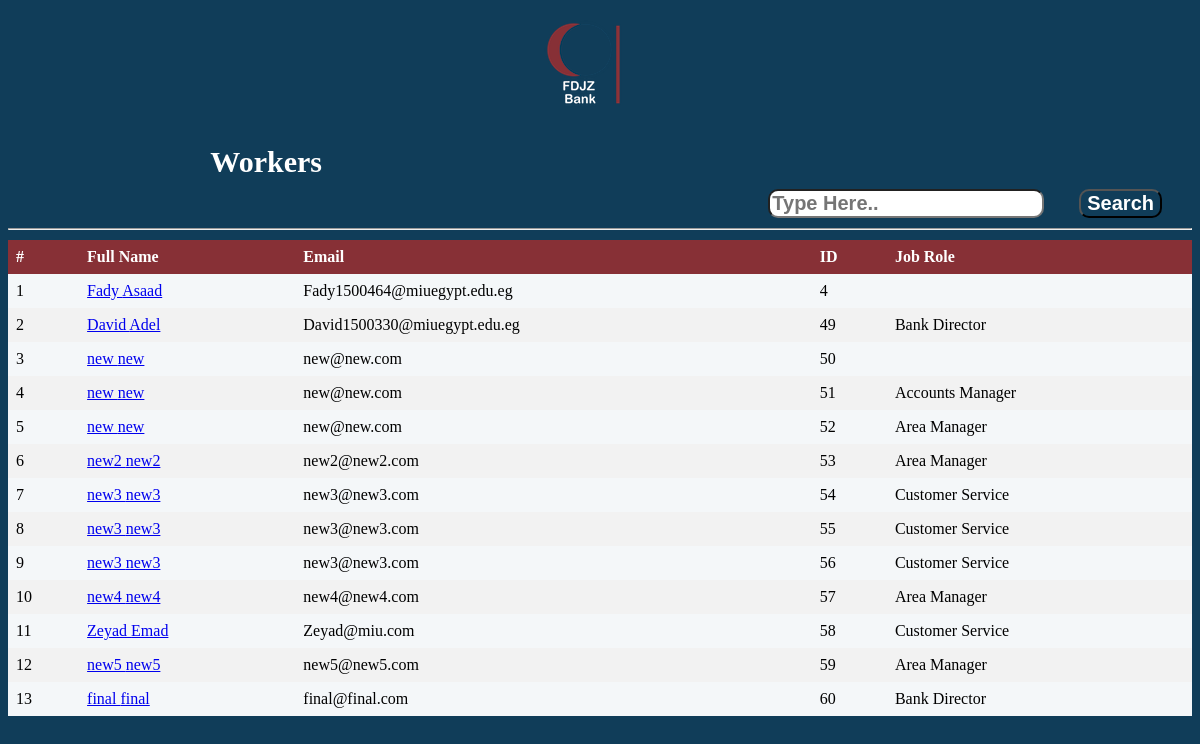
The app's page /Worker/php/ShowWorkers.php, older data.
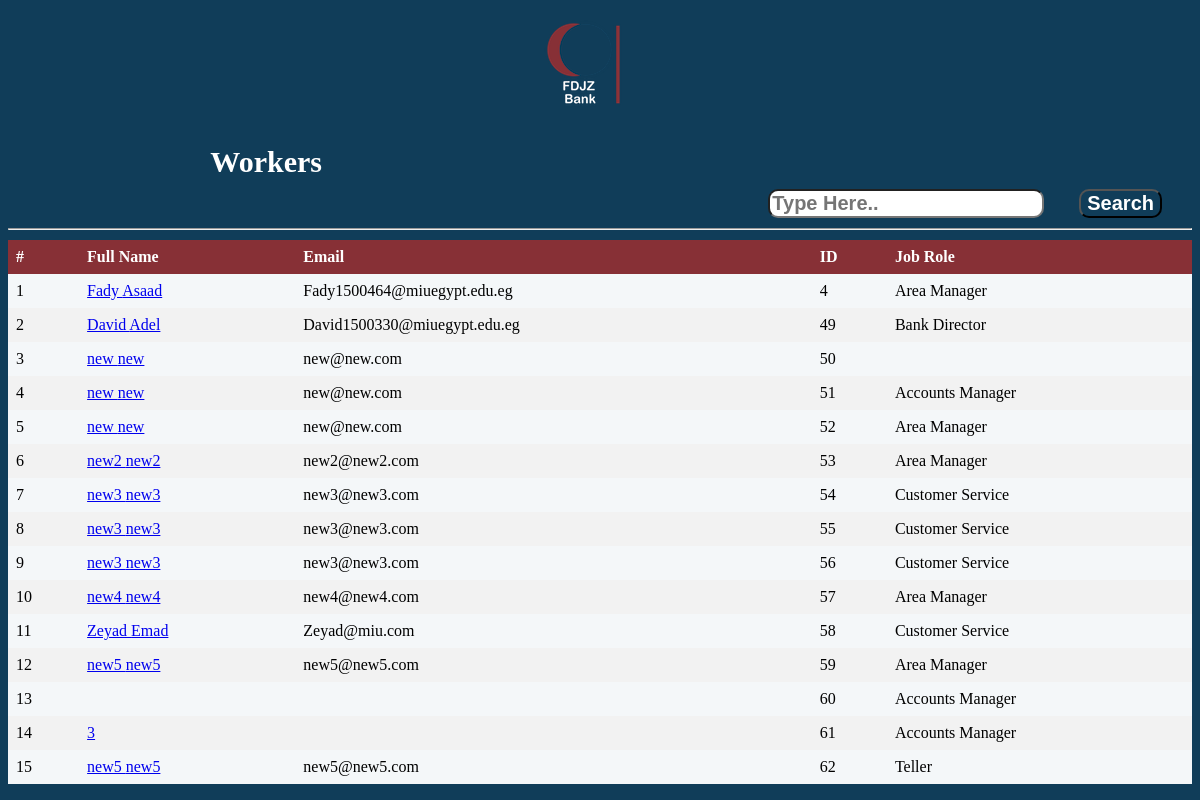
The same page, newer data.
### tables this page shows
CREATE TABLE IF NOT EXISTS `worker_admin_account` (
  `id` int(11) NOT NULL AUTO_INCREMENT,
  `FName` varchar(50) DEFAULT NULL,
  `LName` varchar(50) DEFAULT NULL,
  `Email` varchar(50) DEFAULT NULL,
  `Address` varchar(50) DEFAULT NULL,
  `City` varchar(50) DEFAULT NULL,
  `PhoneNumber` varchar(11) DEFAULT NULL,
  `JobRole` varchar(50) DEFAULT NULL,
  `Salary` float DEFAULT NULL,
  `PositionID` int(11) NOT NULL,
  `DateAdded` datetime NOT NULL,
  PRIMARY KEY (`id`),
  KEY `FK11` (`PositionID`)
);

### Worker/ClassesGedida/dbconnect.php (called while the page is built, shortened)
<?php
  class dbconnect
  {
      private $servername;
      private $username;
      private $password;
      private $db;
      private $con;
      function __construct()
      {
          $this->servername = "localhost";
          $this->username = "root";
          $this->password = "";
          $this->db = "FDJZ";
          $this->con = $this->Connect();
      }
      function connect()
      {
          $this->con = mysqli_connect($this->servername, $this->username, $this->password, $this->db);
          if ($this -> con ->connect_error)
          {
              die("Failed to connect: " .$this->con->connect_error);
          }
          else
          {
              return $this->con;
          }
      }
      function executesql($sql)
      {
        $result = mysqli_query($this->con, $sql);
        if($result == TRUE)
              {
          return $result;
        }
        else
              {
          echo "Error executing SQL statement: " .$this->con->error;
        }
      }
  }
?>

### Worker/ClassesGedida/Admin.php (the view, shortened to what this page needs)
<?php
  include_once("Loans.php");
  include_once("dbconnect.php");
  class Admin extends WorkerAdminCommon{
    public $db;
    function __construct(){
      $this->db=new dbconnect;
      $this->db->connect();
    }
     function showAllWorkers(){
       $this->db->connect();
       $sql = "SELECT `FName`, `LName`, `Email`, `id`, `JobRole`
               FROM worker_admin_account
               WHERE PositionID = 2
               ";
       $result = $this->db->executesql($sql);
       $counter = 1;
       foreach($result as $row){
           echo'<tr>';
           echo'<td>'.$counter++.'</td>';
           echo'<td><a href="WorkerReport.php?id='.$row['id'].'">'.$row['FName']." ".$row['LName'].'</a></td>';
           echo'<td>'.$row['Email'].'</td>';
           echo'<td>'.$row['id'].'</td>';
           echo'<td>'.$row['JobRole'].'</td>';
           echo'</tr>';
       }
     }
  }
?>

Row changes from the older to the newer data that the page shows:
changed worker_admin_account "Fady": JobRole (not shown) → "Area Manager"
changed worker_admin_account id 60: JobRole "Bank Director" → "Accounts Manager"; FName "final" → (not shown); LName "final" → (not shown); Email "final@final.com" → (not shown)
added worker_admin_account: FName "3", id "61", JobRole "Accounts Manager"
added worker_admin_account: FName "new5", LName "new5", Email "new5@new5.com", id "62", JobRole "Teller"
